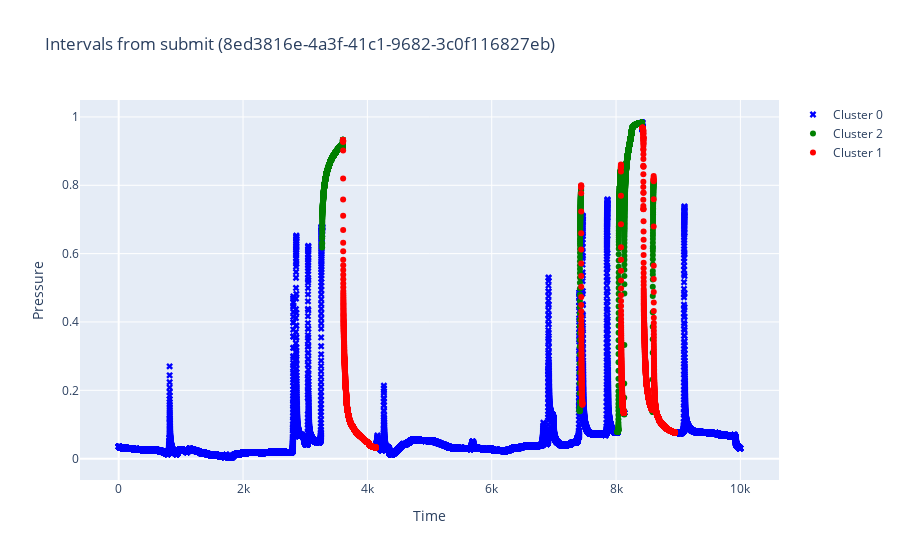

Here is the notebook cell this chart was saved with:
### Markdown cell above
## Обработанная кластеризация

### Code cell
plot_data_from_submit(clust_df, filename, SUBMIT_OUTPUT_PATH)

### Figure 1 — Plotly figure (JSON) as saved in the notebook; plotly's stock layout.template omitted (floating-point values rounded to 4 significant figures; data arrays with more than 128 entries replaced by an {"elided": "..."} marker saying what was removed)
{"data": [{"marker": {"color": "blue", "size": 6, "symbol": "x"}, "mode": "markers", "name": "Cluster 0", "type": "scatter", "x": {"elided": "38655 float values"}, "y": {"elided": "38655 float values"}}, {"marker": {"color": "green", "size": 6, "symbol": "circle"}, "mode": "markers", "name": "Cluster 2", "type": "scatter", "x": {"elided": "3624 float values"}, "y": {"elided": "3624 float values"}}, {"marker": {"color": "red", "size": 6, "symbol": "circle"}, "mode": "markers", "name": "Cluster 1", "type": "scatter", "x": {"elided": "5249 float values"}, "y": {"elided": "5249 float values"}}], "layout": {"showlegend": true, "title": {"text": "Intervals from submit (8ed3816e-4a3f-41c1-9682-3c0f116827eb)"}, "xaxis": {"title": {"text": "Time"}}, "yaxis": {"title": {"text": "Pressure"}}}}
